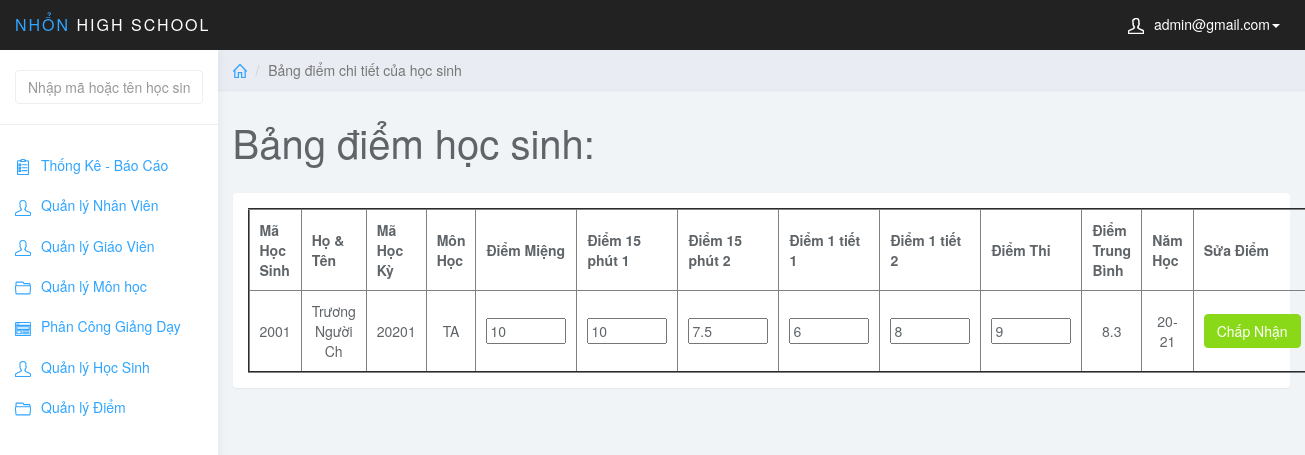
Screenshot of /admin/index.php?page=edit_diem_hs&id_hs=2001&id_mon=TA&MaHocKy=20201 (signed in) with the database file from the repository.
### tables this page shows
CREATE TABLE `diem` (
  `MaDiem` int NOT NULL AUTO_INCREMENT,
  `MaHocKy` varchar(5) NOT NULL,
  `MaMonHoc` varchar(5) NOT NULL,
  `MaHS` int NOT NULL,
  `MaLopHoc` varchar(10) NOT NULL,
  `DiemMieng` varchar(5) NOT NULL,
  `Diem15Phut1` varchar(5) NOT NULL,
  `Diem15Phut2` varchar(5) NOT NULL,
  `Diem1Tiet1` varchar(5) NOT NULL,
  `Diem1Tiet2` varchar(5) NOT NULL,
  `DiemThi` varchar(5) NOT NULL,
  `DiemTB` float NOT NULL,
  PRIMARY KEY (`MaDiem`),
  KEY `fk_diem_mahk` (`MaHocKy`),
  KEY `fk_diem_monhoc` (`MaMonHoc`),
  KEY `fk_diem_hocsinh` (`MaHS`),
  KEY `MaLopHoc` (`MaLopHoc`),
  CONSTRAINT `diem_ibfk_1` FOREIGN KEY (`MaLopHoc`) REFERENCES `lophoc` (`MaLopHoc`),
  CONSTRAINT `fk_diem_hocsinh` FOREIGN KEY (`MaHS`) REFERENCES `hocsinh` (`MaHS`),
  CONSTRAINT `fk_diem_mahk` FOREIGN KEY (`MaHocKy`) REFERENCES `hocky` (`MaHocKy`),
  CONSTRAINT `fk_diem_monhoc` FOREIGN KEY (`MaMonHoc`) REFERENCES `monhoc` (`MaMonHoc`)
);

CREATE TABLE `hocsinh` (
  `MaHS` int NOT NULL,
  `MaLopHoc` varchar(10) NOT NULL,
  `TenHS` varchar(50) NOT NULL,
  `GioiTinh` varchar(5) NOT NULL,
  `NgaySinh` date NOT NULL,
  `NoiSinh` varchar(50) NOT NULL,
  `DanToc` varchar(10) NOT NULL,
  `HoTenCha` varchar(50) NOT NULL,
  `HoTenMe` varchar(50) NOT NULL,
  PRIMARY KEY (`MaHS`),
  KEY `fk_hs_lh` (`MaLopHoc`),
  CONSTRAINT `fk_hs_lh` FOREIGN KEY (`MaLopHoc`) REFERENCES `lophoc` (`MaLopHoc`)
);

CREATE TABLE `hocky` (
  `MaHocKy` varchar(5) NOT NULL,
  `TenHocKy` varchar(20) NOT NULL,
  `HeSoHK` int NOT NULL,
  `NamHoc` char(10) NOT NULL,
  PRIMARY KEY (`MaHocKy`),
  KEY `NamHoc` (`NamHoc`)
);

### admin/edit_diem_hs.php (the view, shortened to what this page needs)
<?php
$stu_id = $_GET['id_hs'];
$id_mon = $_GET['id_mon'];
$sql_view = "SELECT * FROM hocsinh JOIN diem ON hocsinh.MaHS = diem.MaHS JOIN hocky ON diem.MaHocKy = hocky.MaHocKy WHERE hocsinh.MaHS = '$stu_id' AND diem.MaMonHoc = '$id_mon'";
$query_view = mysqli_query($conn, $sql_view);
?>
<div class="col-sm-9 col-sm-offset-3 col-lg-10 col-lg-offset-2 main">
    <div class="row">
        <ol class="breadcrumb">
            <li><a href="index.php"><svg class="glyph stroked home">
                        <use xlink:href="#stroked-home"></use>
                    </svg></a></li>
            <li class="active">Bảng điểm chi tiết của học sinh</li>
        </ol>
    </div>
    <div class="row">
        <div class="col-lg-12">
            <h1 class="page-header">Bảng điểm học sinh:</h1>
        </div>
    </div>
    <div class="row">
        <div class="col-lg-12">
            <div class="panel panel-default">
                <div class="panel-body">
                    <table border="2px" width="100%" style="text-align: center;">
                        <thead>
                            <tr>
                                <th data-field="id" data-sortable="true">Mã Học Sinh</th>
                                <th data-field="name" data-sortable="true">Họ & Tên</th>
                                <th data-sortable="true">Mã Học Kỳ</th>
                                <th data-sortable="true">Môn Học</th>
                                <th data-sortable="true">Điểm Miệng</th>
                                <th data-sortable="true">Điểm 15 phút 1</th>
                                <th data-sortable="true">Điểm 15 phút 2</th>
                                <th data-sortable="true">Điểm 1 tiết 1</th>
                                <th data-sortable="true">Điểm 1 tiết 2</th>
                                <th data-sortable="true">Điểm Thi</th>
                                <th data-sortable="true">Điểm Trung Bình</th>
                                <th data-sortable="true">Năm Học</th>
                                <th>Sửa Điểm</th>
                            </tr>
                        </thead>
                        <tbody>
                            <?php
                            $row_view = mysqli_fetch_assoc($query_view)
                            ?>
                            <tr>
                                <form method="post">
                                    <td><?php echo $row_view['MaHS']; ?></td>
                                    <td><?php echo $row_view['TenHS']; ?></td>
                                    <td><?php echo $row_view['MaHocKy']; ?></td>
                                    <td><?php echo $row_view['MaMonHoc']; ?></td>
                                    <td class="form-group"><input style="width: 80px;" type="text" name="DiemMieng"
                                            value="<?php echo $row_view['DiemMieng']; ?>"></td>
                                    <td class="form-group"><input style="width: 80px;" type="text" name="Diem15Phut1"
                                            value="<?php echo $row_view['Diem15Phut1']; ?>"></td>
                                    <td class="form-group"><input style="width: 80px;" type="text" name="Diem15Phut2"
                                            value="<?php echo $row_view['Diem15Phut2']; ?>"></td>
                                    <td class="form-group"><input style="width: 80px;" type="text" name="Diem1Tiet1"
                                            value="<?php echo $row_view['Diem1Tiet1']; ?>"></td>
                                    <td class="form-group"><input style="width: 80px;" type="text" name="Diem1Tiet2"
                                            value="<?php echo $row_view['Diem1Tiet2']; ?>"></td>
                                    <td class="form-group"><input style="width: 80px;" type="text" name="DiemThi"
                                            value="<?php echo $row_view['DiemThi']; ?>"></td>
                                    <?php
                                    if (!empty($row_view['DiemMieng']) && !empty($row_view['Diem15Phut1']) && !empty($row_view['Diem15Phut2']) && !empty($row_view['Diem1Tiet1']) && !empty($row_view['Diem1Tiet2']) && !empty($row_view['DiemThi'])) {
                                        $diemTBMon = round(($row_view['DiemMieng'] + $row_view['Diem15Phut1'] + $row_view['Diem15Phut2'] + $row_view['Diem1Tiet1'] * 2 + $row_view['Diem1Tiet2'] * 2 + $row_view['DiemThi'] * 3) / 10, 1);
                                    } else {
                                        $diemTBMon = '---';
                                    }
                                    ?>
                                    <td><?php echo $diemTBMon; ?></td>
                                    <td><?php echo $row_view['NamHoc']; ?></td>
                                    <td class="form-group">
                                        <button type="submit" name="sbm" class="btn btn-success">Chấp Nhận</button>
                                    </td>
                                </form>
                            </tr>
                        </tbody>
                    </table>
                </div>
            </div>
        </div>
    </div>
</div>

### admin/css/styles.css (style rules this page uses)
body { background: #f1f4f7; padding-top: 50px; color: #5f6468; }
a, a:hover, a:focus { color: #30a5ff; }
h1, h2, h3, h4, h5, h6 { color: #5f6468; }
h1 { font-weight: 300; font-size: 40px; }
.btn-success, .btn-success:hover, .btn-success:focus, .btn-success:active, .btn-success.active, .open > .dropdown-toggle.btn-success, .btn-success.disabled, .btn-success[disabled], fieldset[disabled] .btn-success, .btn-success.disabled:hover, .btn-success[disabled]:hover, fieldset[disabled] .btn-success:hover, .btn-success.disabled:focus, .btn-success[disabled]:focus, fieldset[disabled] .btn-success:focus, .btn-success.disabled:active, .btn-success[disabled]:active, fieldset[disabled] .btn-success:active, .btn-success.disabled.active, .btn-success[disabled].active, fieldset[disabled] .btn-success.active { background-color: #8ad919; border-color: #8ad919; }
.panel { border: 0; }
.breadcrumb { border-radius: 0; padding: 10px 15px; background: #e9ecf2; box-shadow: 0 1px 1px rgba(0, 0, 0, .05); margin: 0 ; }
h1.page-header { margin-top: 30px; border-bottom: 0; }
.breadcrumb .glyph { height: 14px; width: 14px; margin: -2px 0 0 0; stroke-width: 4px; }
table th,td { padding: 10px; }

### rows the page displays
diem: MaHS "2001", MaMonHoc "TA", DiemMieng "10", Diem15Phut1 "10", Diem15Phut2 "7.5", Diem1Tiet1 "6", Diem1Tiet2 "8", DiemThi "9", diemTBMon "8.3"
hocsinh: TenHS "Trương Người Ch"
hocky: MaHocKy "20201", NamHoc "20-21"

### other values shown
$_SESSION['mail_user'] "admin@gmail.com"
